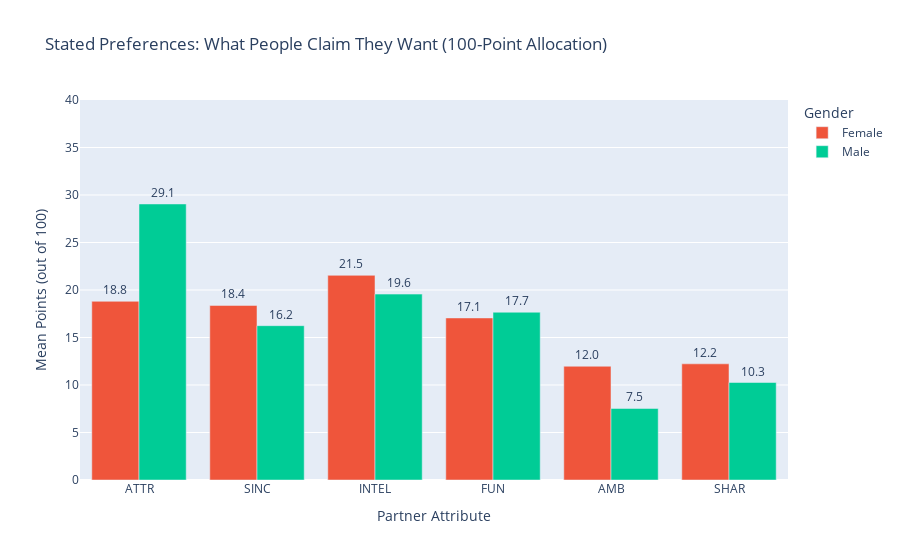

Notebook source saved alongside this figure:
### Markdown cell above
### Visualisation Interpretations: Attribute Desirability

* **Most Desirable Attributes:** For both genders, **Attractiveness (ATTR)** and **Fun (FUN)** have the strongest positive correlation with the decision to go on a second date. If a partner is rated highly in these categories, a "Yes" decision is highly probable. 
* **Gender Differences in Attractiveness:** The correlation between physical attractiveness and the final decision is noticeably higher for men evaluating women, confirming that visual appeal drives male dating decisions more heavily than female decisions.
* **Least Desirable Attributes:** **Sincerity (SINC)** and **Ambition (AMB)** have the lowest correlation with a positive decision for both genders. While these traits might be valued in long-term relationships, in the context of a 4-minute speed date (or a Tinder profile), they are the least impactful drivers for securing a match.

### Code cell
import pandas as pd
import plotly.express as px

# Load the Track 2 checkpoint (Preferences Data - Waves 6-9 filtered out)
df_pref = pd.read_csv("../data/processed/speed_dating_preferences.csv")

# Ensure gender label exists
if 'gender_label' not in df_pref.columns:
    df_pref['gender_label'] = df_pref['gender'].map({0: 'Female', 1: 'Male'})

# Define the Time 1 stated preference columns
# "What you look for in the opposite sex" at Time 1
pref_cols = {
    'attr1_1': 'ATTR', 
    'sinc1_1': 'SINC', 
    'intel1_1': 'INTEL', 
    'fun1_1': 'FUN', 
    'amb1_1': 'AMB', 
    'shar1_1': 'SHAR'
}

# Group by gender and calculate the mean points allocated out of 100
mean_prefs = df_pref.groupby('gender_label')[list(pref_cols.keys())].mean().reset_index()

# Rename columns for clarity
mean_prefs.rename(columns=pref_cols, inplace=True)

# Melt the dataframe for Plotly Express compatibility
melted_prefs = pd.melt(
    mean_prefs, 
    id_vars=['gender_label'], 
    value_vars=list(pref_cols.values()),
    var_name='Attribute', 
    value_name='Average Points Allocated (out of 100)'
)

# Sort attributes to match previous charts for consistency
melted_prefs['Attribute'] = pd.Categorical(melted_prefs['Attribute'], categories=['ATTR', 'SINC', 'INTEL', 'FUN', 'AMB', 'SHAR'], ordered=True)
melted_prefs = melted_prefs.sort_values(['Attribute', 'gender_label'])

# Visualize the stated preferences
fig_pref = px.bar(
    melted_prefs, 
    x='Attribute', 
    y='Average Points Allocated (out of 100)', 
    color='gender_label',
    barmode='group',
    title='Stated Preferences: What People Claim They Want (100-Point Allocation)',
    labels={'gender_label': 'Gender', 'Attribute': 'Attribute'},
    color_discrete_map={'Female': '#EF553B', 'Male': '#00CC96'},
    text=melted_prefs['Average Points Allocated (out of 100)'].apply(lambda x: f'{x:.1f}')
)

fig_pref.update_traces(textposition='outside')
fig_pref.update_layout(yaxis_range=[0, 40], xaxis_title="Partner Attribute", yaxis_title="Mean Points (out of 100)")
fig_pref.show()

### Figure 1 — Plotly figure (JSON) as saved in the notebook; plotly's stock layout.template omitted (floating-point values rounded to 4 significant figures)
{"data": [{"alignmentgroup": "True", "hovertemplate": "Gender=Female<br>Attribute=%{x}<br>Average Points Allocated (out of 100)=%{y}<br>text=%{text}<extra></extra>", "legendgroup": "Female", "marker": {"color": "#EF553B", "pattern": {"shape": ""}}, "name": "Female", "offsetgroup": "Female", "orientation": "v", "showlegend": true, "text": ["18.8", "18.4", "21.5", "17.1", "12.0", "12.2"], "textposition": "outside", "type": "bar", "x": ["ATTR", "SINC", "INTEL", "FUN", "AMB", "SHAR"], "xaxis": "x", "y": [18.81, 18.37, 21.54, 17.06, 11.97, 12.23], "yaxis": "y"}, {"alignmentgroup": "True", "hovertemplate": "Gender=Male<br>Attribute=%{x}<br>Average Points Allocated (out of 100)=%{y}<br>text=%{text}<extra></extra>", "legendgroup": "Male", "marker": {"color": "#00CC96", "pattern": {"shape": ""}}, "name": "Male", "offsetgroup": "Male", "orientation": "v", "showlegend": true, "text": ["29.1", "16.2", "19.6", "17.7", "7.5", "10.3"], "textposition": "outside", "type": "bar", "x": ["ATTR", "SINC", "INTEL", "FUN", "AMB", "SHAR"], "xaxis": "x", "y": [29.06, 16.24, 19.57, 17.66, 7.528, 10.26], "yaxis": "y"}], "layout": {"barmode": "group", "legend": {"title": {"text": "Gender"}, "tracegroupgap": 0}, "title": {"text": "Stated Preferences: What People Claim They Want (100-Point Allocation)"}, "xaxis": {"anchor": "y", "domain": [0, 1], "title": {"text": "Partner Attribute"}}, "yaxis": {"anchor": "x", "domain": [0, 1], "range": [0, 40], "title": {"text": "Mean Points (out of 100)"}}}}
